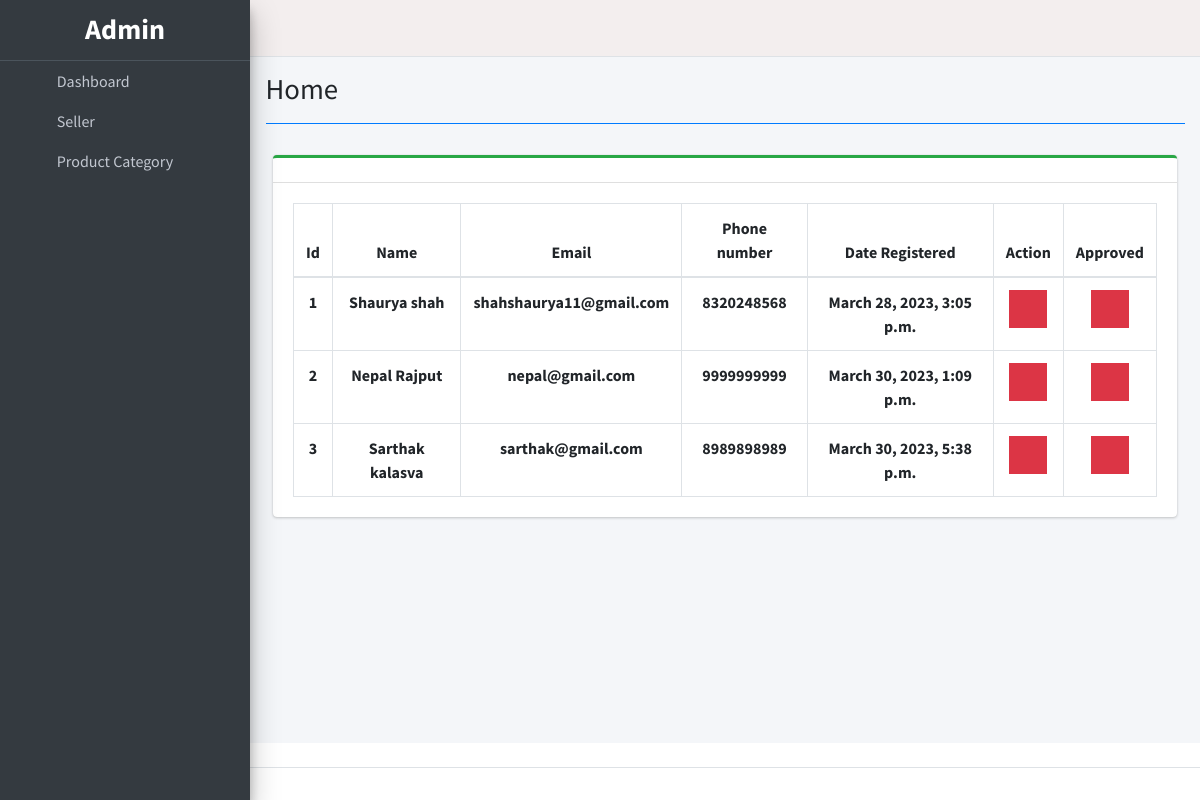
The page /adminPanel/sellerList on the database its author committed.
### home/models.py (models this page shows, shortened)
class User(models.Model):
    first_name = models.CharField(max_length=50)
    last_name = models.CharField(max_length=50)
    email = models.EmailField(unique=True)
    password = models.CharField(max_length=100)
    phone_number = models.BigIntegerField(unique=True)
    USER_TYPE_CHOICES = (
        (0, 'Admin'),
        (1, 'Seller'),
        (2, 'Customer'),
    )
    user_type = models.IntegerField(choices=USER_TYPE_CHOICES)
    date_registered = models.DateTimeField(auto_now_add=True)
    approved = models.BooleanField(default=False)
    objects = models.Manager()

### adminPanel/views.py (the view)
# urls.py: path("sellerList",views.seller_list,name="adminPanel/sellerList"),
def seller_list(request):
    context={
        'url': "adminPanel/seller_list.html",
        'users': User.objects.filter(user_type=1)
    }
    return render(request,"adminPanel/index.html",context)

### templates/adminPanel/index.html (shortened to what this page needs)
{% load static %}
<!DOCTYPE html>
<html>
  <head>
    <link rel="stylesheet" href="">
  </head>
    <body class="hold-transition sidebar-mini layout-fixed layout-navbar-fixed layout-footer-fixed">
      <div class="wrapper">
        {% include 'adminPanel/header.html' %}
        {% include 'adminPanel/topbar.html' %}
        {% include 'adminPanel/sidebar.html' %}
        <div class="content-wrapper">
          <div class="content-header">
            <div class="container-fluid">
              <div class="row mb-2">
                <div class="col-sm-6">
                  <h1 class="m-0">Home</h1>
                </div>
              </div>
                  <hr class="border-primary">
            </div>
          </div>
          <section class="content">
            <div class="container-fluid">
                {% include url %}
            </div>
          </section>
        <footer class="main-footer">
        </footer>
      </div>
      {% include 'adminPanel/footer.html' %}
      </body>
  </body>
</html>

### templates/adminPanel/seller_list.html (shortened to what this page needs)
<!DOCTYPE html>
<html>
    <head>
        <link rel="stylesheet" href="">
    </head>
    <body>
      {% block body %}
      <div class="col-lg-12">
        <div class="card card-outline card-success">
            <div class="card-header">
            </div>
            <div class="card-body">
                <table class="table tabe-hover table-bordered" id="list">
                    <thead>
                        <tr>
                            <th class="text-center">Id</th>
                            <th class="text-center">Name</th>
                            <th class="text-center">Email</th>
                            <th class="text-center">Phone number</th>
                            <th class="text-center">Date Registered</th>
                            <th class="text-center">Action</th>
                            <th class="text-center">Approved</th>
                        </tr>
                    </thead>
                    <tbody>
                        {% for user in users %}
                        <tr>
                            <th class="text-center">{{forloop.counter}}</th>
                            <th class="text-center">{{user.first_name}} {{user.last_name}}</th>
                            <td class="text-center"><b>{{user.email}}</b></td>
                            <td class="text-center"><b>{{user.phone_number}}</b></td>
                            <td class="text-center"><b>{{user.date_registered}}</b></td>
                            <td class="text-center">
                                <div class="btn-group">
                                    <button type="button" class="btn btn-danger btn-flat delete_user" data-id="{{ user.id }}">
                                      <i class="fas fa-trash"></i>
                                    </button>
                              </div>
                            </td>
                            <td class="text-center">
                                <div class="btn-group">
                                    {% if user.approved %}
                                        <button type="button" class="btn btn-danger btn-flat restrict_user" data-id="{{ user.id }}">
                                            <i class="fas fa-check"></i>
                                        </button>
                                    {% else %}
                                        <button type="button" class="btn btn-success btn-flat approve_user" data-id="{{ user.id }}">
                                        <i class="fas fa-check"></i>
                                        </button>
                                    {% endif %}
                              </div>
                            </td>
                        </tr>
                        {% endfor %}
                    </tbody>
                </table>
            </div>
        </div>
    </div>
{% endblock body %}
    </body>
</html>

### rows shown on the page
User: first_name "Shaurya", last_name "shah", email "shahshaurya11@gmail.com", phone_number "8320248568", date_registered "March 28, 2023, 3:05 p.m."
User: first_name "Nepal", last_name "Rajput", email "nepal@gmail.com", phone_number "9999999999", date_registered "March 30, 2023, 1:09 p.m."
User: first_name "Sarthak", last_name "kalasva", email "sarthak@gmail.com", phone_number "8989898989", date_registered "March 30, 2023, 5:38 p.m."
